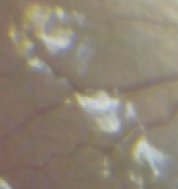
#> input picture augmentations/artifact_patches/art1.png, 178 x 189 px; its folder holds only this picture in this run
$ python segmentation.py
#> lines starting #> are read from the running program, lines starting #| are printed output that depends on the picture; after the words box and inside, x2 and y2 are one past the last pixel; in counts of white or black regions, pixels touching at a corner belong together
import cv2
import numpy as np
from matplotlib import pyplot as plt

for i in range (1,32):
    # Load the image
    image = cv2.imread(f'artifact_patches/art{i}.png')
#> image is the input picture: shape (189, 178, 3); mean B, G, R 116, 132, 141.7
    gray = cv2.cvtColor(image, cv2.COLOR_BGR2GRAY)
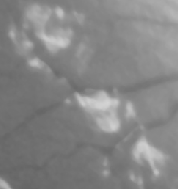
#> gray: shape (189, 178); min 101, max 212, mean 133.1

    # Apply Gaussian blur to remove noise
    blur = cv2.GaussianBlur(gray, (5,5), 0)

    # Thresholding to separate artifacts
    _, thresh = cv2.threshold(blur, 0, 255, cv2.THRESH_BINARY + cv2.THRESH_OTSU)
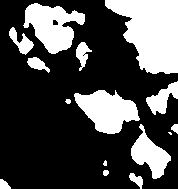
#> thresh: shape (189, 178); 29.1% white; 15 white regions (2 under 20 px), largest, box (x1, y1, x2, y2) and area: (105, 0, 178, 74) 3661, (23, 3, 85, 54) 1805, (74, 90, 140, 134) 1769

    # Morphological operations to clean up
    kernel = np.ones((3,3), np.uint8)
    clean = cv2.morphologyEx(thresh, cv2.MORPH_OPEN, kernel, iterations=2)
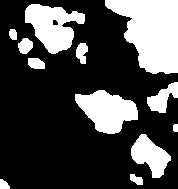
#> clean: shape (189, 178); 28% white; 12 white regions, largest, box (x1, y1, x2, y2) and area: (105, 0, 178, 74) 3640, (25, 4, 85, 54) 1766, (75, 90, 138, 134) 1740
    clean = cv2.morphologyEx(clean, cv2.MORPH_CLOSE, kernel, iterations=2)
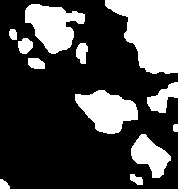
#> clean: shape (189, 178); 28.2% white; 12 white regions, largest, box (x1, y1, x2, y2) and area: (105, 0, 178, 74) 3656, (25, 4, 85, 54) 1806, (75, 90, 138, 134) 1742

    # Create an RGBA image (transparent background)
    b, g, r = cv2.split(image)
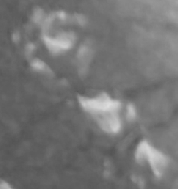
#> b: shape (189, 178); min 84, max 221, mean 116
    alpha = clean  # Use the mask as the alpha channel
    rgba = cv2.merge([b, g, r, alpha])
#> (the run stopped early here; a loop or call above may not have finished)
